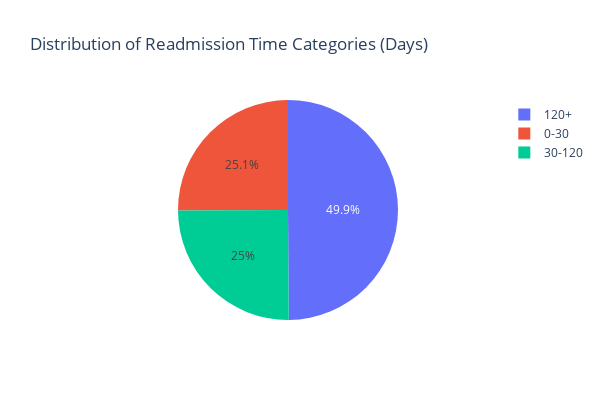

Notebook cell for this chart:
### Markdown cell above
### Distribution of Readmission Time Category

### Code cell
px.pie(
    all_events_df,
    names="READMISSION_TIME_CAT",
    title="Distribution of Readmission Time Categories (Days)",
    labels={"READMISSION_TIME_CAT": "Readmission Time Category"},
    color_discrete_sequence=px.colors.qualitative.Plotly,
    height=400,
    width=600,
).show()

### Figure 1 — Plotly figure (JSON) as saved in the notebook; plotly's stock layout.template omitted (floating-point values rounded to 4 significant figures; data arrays with more than 128 entries replaced by an {"elided": "..."} marker saying what was removed)
{"data": [{"domain": {"x": [0, 1], "y": [0, 1]}, "hovertemplate": "Readmission Time Category=%{label}<extra></extra>", "labels": {"elided": "5951 str values"}, "legendgroup": "", "name": "", "showlegend": true, "type": "pie"}], "layout": {"height": 400, "legend": {"tracegroupgap": 0}, "piecolorway": ["#636EFA", "#EF553B", "#00CC96", "#AB63FA", "#FFA15A", "#19D3F3", "#FF6692", "#B6E880", "#FF97FF", "#FECB52"], "title": {"text": "Distribution of Readmission Time Categories (Days)"}, "width": 600}}
